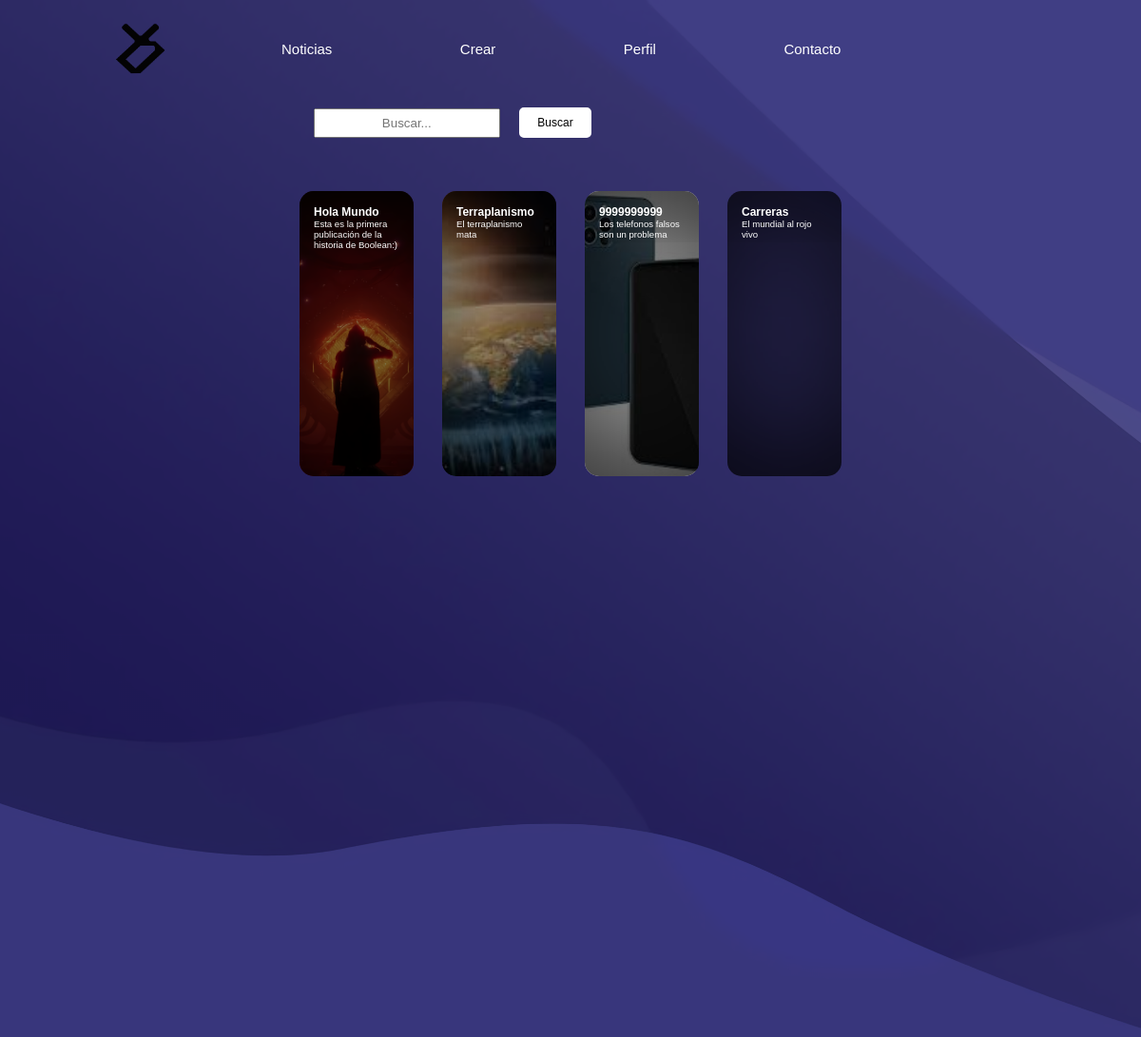
Page /Usuario/noticias.php on the committed database.
### tables this page shows
CREATE TABLE `noticia` (
  `id` int(11) NOT NULL,
  `id_user` int(11) NOT NULL,
  `titulo` varchar(30) NOT NULL,
  `descripcion` varchar(500) NOT NULL,
  `contenido` text NOT NULL,
  `imagen` varchar(200) NOT NULL
);

### Usuario/noticias.php (the view, shortened to what this page needs)
<?php
require("../Datos/conexion.php");
$sql = "SELECT *  FROM noticia";
$resultado = mysqli_query($conexion, $sql);
if (isset($_POST['buscar'])) {
    $titulo = $_POST['busqueda'];
    $sql = "SELECT * FROM noticia INNER JOIN usuario ON id_usuario = id_user WHERE titulo LIKE '%$titulo%' AND ban = 'No' ";
    $resultado = mysqli_query($conexion, $sql);
} else {
    $sql = "SELECT * FROM noticia INNER JOIN usuario ON id_usuario = id_user AND ban = 'No'";
    $resultado = mysqli_query($conexion, $sql);
}
?>
<html>
<head>
    <link rel="stylesheet" type="text/css" href="estilos.css" title="style" />
</head>
<body>
    <div class="contenedor">
        <div class="navegacion">
          <a href = "../index.php"><img src="./imagenes/LogoDani-02.png" class="logo"/></a>
            <nav>
                <ul>
                    <li class="barra">
                        <a href="./noticias.php" class="decBarra">Noticias</a>
                    </li>
                    <li class="barra">
                        <a href="./crearNoticia.php" class="decBarra">Crear</a>
                    </li>
                    <li class="barra">
                        <a href="./perfil.php" class="decBarra">Perfil</a>
                    </li>
                    <li class="barra">
                        <a href="./contacto.php" class="decBarra">Contacto</a>
                    </li>
                </ul>
            </nav>
        </div>
        <div class="algo">
            <div class="tarjeta">
                <div class="texto">
                <form action = "./noticias.php" method="POST" enctype="multipart/form-data">
                    <div class="flex-row">
                        <input type="text" name="busqueda" id ="busqueda" placeholder="Buscar...">
                        <input type="submit" name="buscar" id="buscar" value="Buscar">
                    </div>
                </form><br><br>
                    <div id="arreglo3">
                        <?php
                            if ($resultado) {
                                while ($fila = mysqli_fetch_array($resultado)) {
                        ?>
                            <a href = "./articulo.php?id=<?php echo $fila['id'] ?>">
                                <div class="wrapper" style="background-image: url('Resources/Noticias/<?php echo($fila['titulo'])?>/<?php echo($fila['imagen'])?>')">
                                <h5 id = "title-wrap"><?php echo($fila['titulo']) ?></h5>
                                <p>
                                    <?php echo($fila['descripcion']) ?>
                                </p>
                                </div>
                            </a>
                        <?php
                                }
                            }
                        ?>
                    </div>
              </div>
            </div>
        </div>
    </div>
</body>
</html>

### Usuario/estilos.css (style rules this page uses)
* { padding: 0; margin: 0; font-family: Tahoma, sans-serif; background-repeat: no-repeat; }
.navegacion { display: flex; align-items: center; }
nav { flex: 1; text-align: right; color: white; }
nav ul li { list-style: none; margin-left: 70px; display: inline-block; }
.logo { width: 100px; cursor: pointer; }
.barra { border-radius: 10px; padding: 30px; }
.decBarra { text-decoration: none; color: white; font-size: 15px; }
.contenedor { width: 100%; background-image: url(./imagenes/website-background-image-size-psd-vector-photo_waifu2x_art_noise3_scale_tta_1.png); display: flex; flex-direction: row; flex-flow: wrap; background-size: cover; background-position: center; padding-left: 8%; padding-right: 8%; box-sizing: border-box; }
.tarjeta { display: flex; align-items: center; justify-content: center; align-items: center; width: 100%; height: 100%; }
.algo { width: 100%; height: auto; display: flex; flex-direction: row; flex-flow: wrap; background-size: cover; box-sizing: border-box; justify-content: space-around; }
#arreglo3 { display: flex; flex-direction: row; flex-flow: wrap; justify-content: space-around; width: 100%; height: 900px; margin-top: 0; }
input[type="text"], input[type="password"] { width: 82%; padding: 6px 12px; margin-left: 20px; text-align: center; }
#buscar { width: 190px; background-color: white; color: black; font-size: 12px; padding: 13px; border-radius: 20px; outline: none; }
#title-wrap { font-size: 1vw; }
.wrapper { display: inline-block; cursor: pointer; font-size: 0.8vw; width: 10vw; height: 300px; border-radius: 15px; padding: 15px; box-sizing: border-box; margin: 10px 15px; box-shadow: inset 0 0 150px 2px rgb(0, 0, 0); background-position: center center; background-size: cover; background-repeat: no-repeat; transition: 0.5s; animation-duration: 2s; animation-iteration-count: infinite; transform-origin: bottom; }
h5 { font-size: 25px; color: white; }
.wrapper p { color: white; }
input[type="submit"] { width: 90%; padding: 20px; margin-left: 20px; border: none; text-align: center; border-radius: 5px; background-color: rgb(68, 0, 255); color: rgb(255, 255, 255); }
.flex-row { display: flex; flex-direction: row; height: auto; background-size: cover; box-sizing: border-box; justify-content: inline-block; align-items: center; }
#buscar { width: 30%; padding: 6px 12px; margin-left: 20px; border-radius: 5px; text-align: center; border: solid white; color: black; }
body { background-color: rgb(250, 243, 243); }
form { padding: 10px; display: table; }
body { display: flex; justify-content: center; }
body { background-image: url(./imagenes/website-background-image-size-psd-vector-photo_waifu2x_art_noise3_scale_tta_1.png); }

### rows in the picture
noticia: titulo+imagen (picture), titulo "Hola Mundo", descripcion "Esta es la primera publicación de la historia de Boolean:)"
noticia: titulo "Terraplanismo", descripcion "El terraplanismo mata"
noticia: titulo "9999999999", descripcion "Los telefonos falsos son un problema"
noticia: titulo "Carreras", descripcion "El mundial al rojo vivo"
